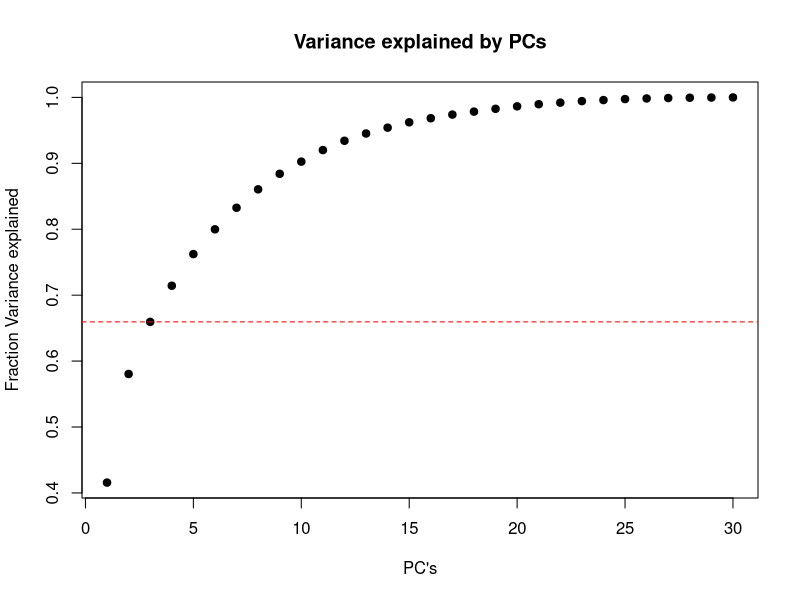
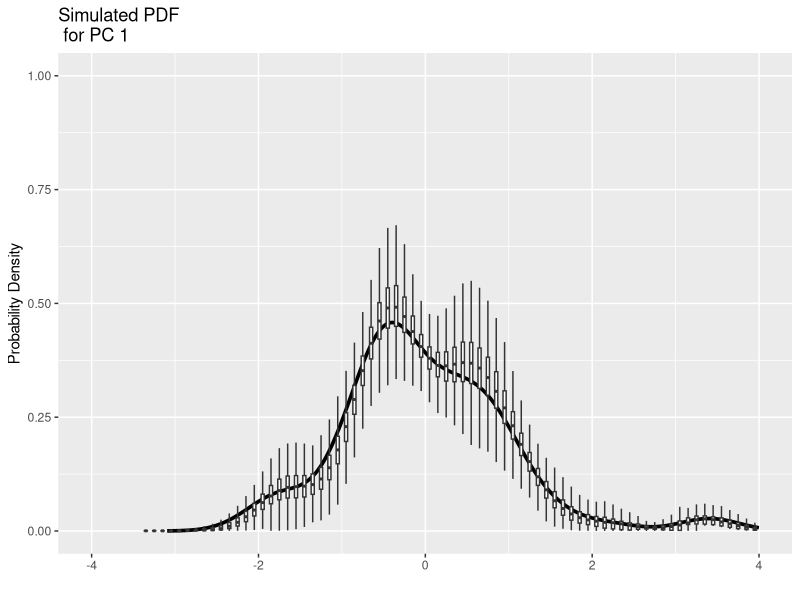
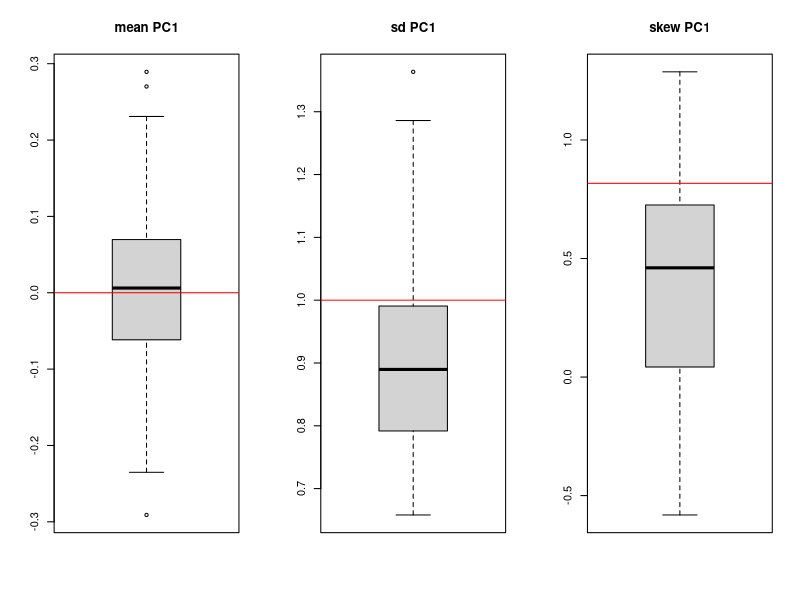
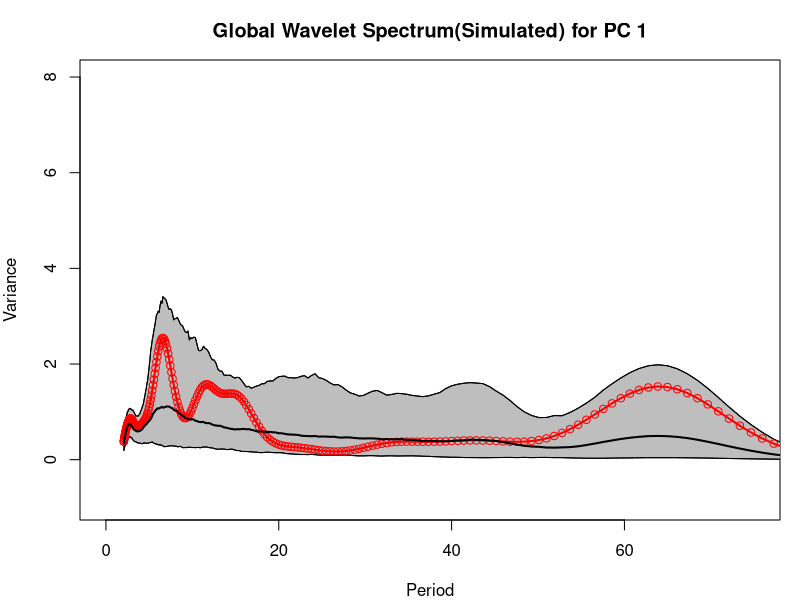
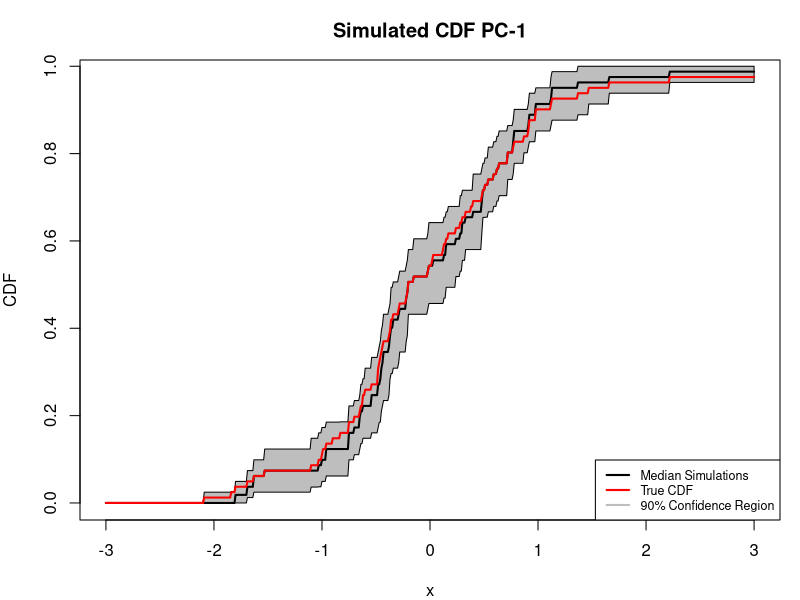
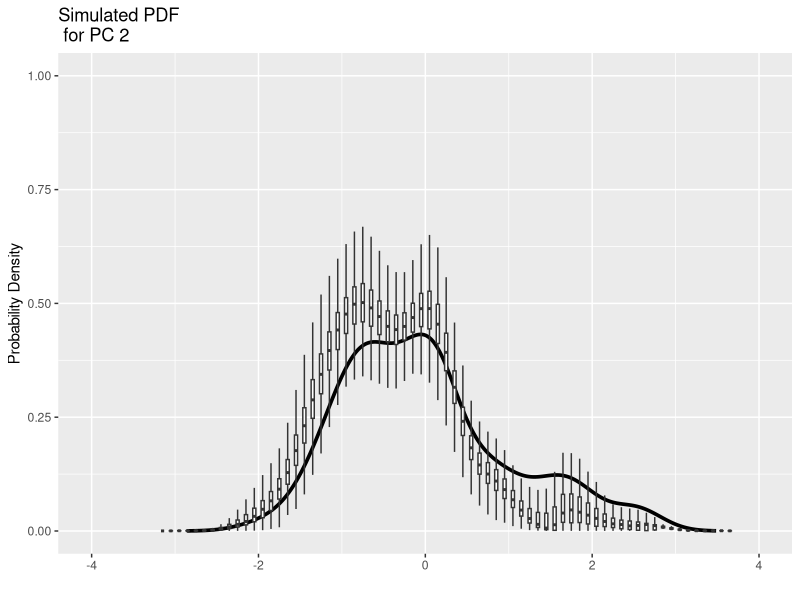
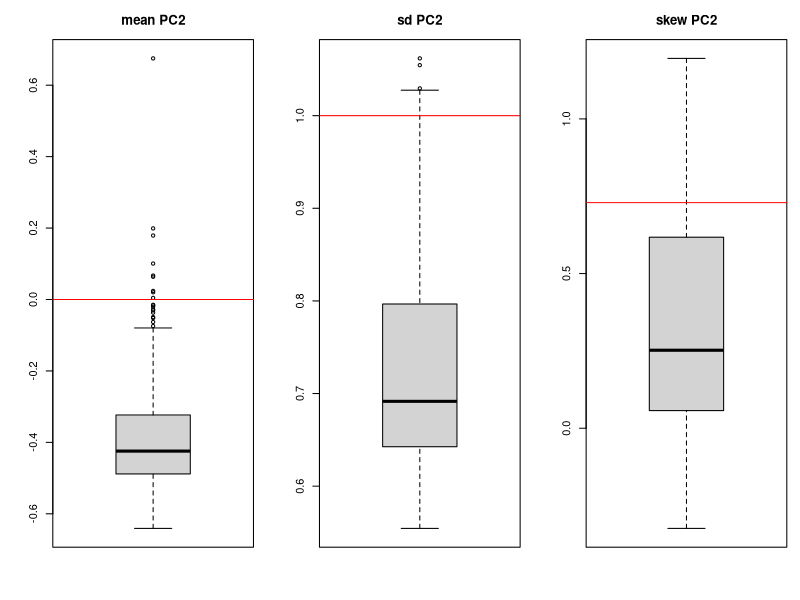
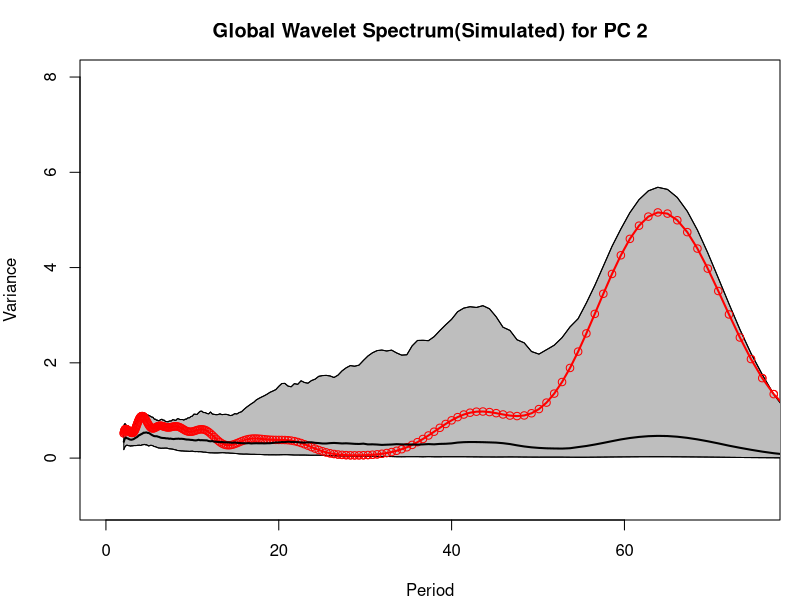

Write R code to recreate these figures, in order.
#####
#1. The objective of this file is to make predictions/simulations in PC space. 
#2. Use a dimension lowering algorithm - linear PCs
#3. Make predictions and simulations on those PCs. 
#4. Check if the relevant indices and the spectral structure has been replicated. 



###Loading Libraries##########
library(ggplot2)
library(e1071)


###Reading the Data and Initial Manipulation###
input_data <- read.table("data/Max_Annual_Streamflow.txt", sep="", header = TRUE)
######################################2


####Principal Component Analysis#############
data_pca <- prcomp(input_data, scale = TRUE)
var <- cumsum(data_pca$sdev^2)
plot(var/max(var),pch=19, main = "Variance explained by PCs",xlab = "PC's",ylab="Fraction Variance explained")
npcs <- 3 #This is the selected number of PC'S
abline(h = var[npcs]/max(var), lty = 2, col='red')
pcs_sel <- data_pca$x[,1:npcs]
#################################################2


pdf(file = "plots/KNN Method.pdf")
####################PART 2##################

###Provide the Info####
for(jks in 1:ncol(pcs_sel)) {
y <- scale(pcs_sel[,jks]) 
#y <- 1:100
ns <- 1 #One step ahead simulations. 
w = NULL #If NULL the model assumes the weights. 
k <- 5 #Number of Neighbors
lag_loc <- c(1,2,3,4) #These are the lag terms. 
N_Sims <- 500
t_sims <- rep(NA, length(y))
Sims_consolid <- matrix(NA, ncol = N_Sims, nrow = length(t_sims))


for(sim in 1:N_Sims) {
  
  #Converting to the data. 
  y=as.matrix(y)
  #Step 1: Dimension of the feature vector. 
  feature_vectors <- matrix(NA, ncol = length(lag_loc), nrow = length(y)-max(lag_loc))
  #Feature Vectors are the lag terms. 
  for(i in 1:(ncol(feature_vectors)-1)) {
    feature_vectors[,i] <-  tail(head(y,-lag_loc[i]),-max(lag_loc)+lag_loc[i])
  }
  feature_vectors[,ncol(feature_vectors)] <- head(y,-max(lag_loc))
  
  for(jk in 1:length(t_sims)) {
    
    #Step 2: Determine the k-nearest neighbours. 
    if(jk == 1) {
      st <- sample(1:nrow(feature_vectors),1, replace = T)
      xtest <- feature_vectors[st,]}
    
    #Finding and ranking the nearest neighbors. 
    a <- matrix(NA, ncol = ncol(feature_vectors), nrow = nrow(feature_vectors))
    for(i in 1:nrow(a)) a[i,] <- (xtest-feature_vectors[i,])^2
    c <- rowSums(a,na.rm=T)
    
    
    na=rep(NA,1)
    yknn=matrix(NA,nrow=ns,ncol(y))
    yk=na
    yr=seq(1,nrow(feature_vectors))  #This is the row corresponding to the sequence number
    yk[rank(c,ties.method='first')]=yr #yk has the nearest neighbors
    
    #Probabilities
    j=rank(c)		#equal prob for equidistant neighbours
    sj=sum(j[1:k]^(-1))
    pj=(j[1:k]^(-1))/sj #Probability of sampling
    
    
    ynp=sample(yk[1:k],ns,replace=T,prob=pj) #yk[1:k] are the closet neighbours. 
    #ynp <- feature_vectors[ynp,1]+1
    for(p in 1:ncol(y)) yknn[1,p] <- y[ynp+max(lag_loc),p]
      #yknn[,p] <- y[ynp,p]
    #t_sims[jk] <- yknn
    Sims_consolid[jk,sim] <- yknn
    
    #Resetting the xtest
    xtest <- c(yknn, head(xtest,-1))
  }
  
  #Sims_consolid[,sim] <- t_sims
}


###Density Histograms
og_density <- density(y)
consolid_sims <- as.list(1)
consolid_points <- as.list(1)
for(j in 1:ncol(Sims_consolid)) {
  sims_dens <- density(Sims_consolid[,j])
  consolid_sims[[j]] <- sims_dens$y
  consolid_points[[j]] <- sims_dens$x
}
consolid_points <- unlist(consolid_points)
consolid_sims <- unlist(consolid_sims)
consolid_df <- data.frame(x=consolid_points,y=consolid_sims)
consolid_df$x <- cut(consolid_df$x, breaks = seq(-4,4,.1))
mid_points <- cbind(lower = as.numeric( sub("\\((.+),.*", "\\1", consolid_df$x) ),
                    upper = as.numeric( sub("[^,]*,([^]]*)\\]", "\\1", consolid_df$x) ))
consolid_df$x <- rowMeans(mid_points)
og_df <- data.frame(x1=og_density$x, y1= og_density$y)

plo <- ggplot(og_df, aes(x=x1,y=y1))+
  geom_line(size=1.25)+
  scale_x_continuous(limits=c(-4,4)) +
  scale_y_continuous(limits=c(0,1)) +
  geom_boxplot(consolid_df, mapping = aes(y = y, x = x,group = x), outlier.shape = NA,outlier.colour = NA)+ 
  ggtitle(paste0("Simulated PDF \n for PC ", jks)) +
  xlab(" ") + 
  ylab("Probability Density")
print(plo)


##Computing Quantiles
mean_sim <- colMeans(Sims_consolid)
sd_sim <- apply(Sims_consolid, 2, sd)
skew_sim <- apply(Sims_consolid,2,skewness)




par(mfrow=c(1,3))
boxplot(mean_sim)
title(paste0("mean PC", jks), cex = 0.5)
abline(h=mean(y), col = 'red')

boxplot(sd_sim)
title(paste0("sd PC", jks), cex = 0.5)
abline(h=sd(y), col = 'red')

boxplot(skew_sim)
title(paste0("skew PC", jks), cex = 0.5)
abline(h=skewness(y), col = 'red')
par(mfrow=c(1,1)) 






####Checking the Spectral Signature######
##############Plotting the Wavelet Spectra Distribution###########

#Functions for the Wavelet Spectrum and Confidence Intervals
wavelet=function(Y,dj=0.025){
  
  #Y is time series to be analyzed
  DT=1# is timestep for annual data, 1
  pad=1
  #dj=0.025
  param=6
  #pad data ? 0=F, 1=T
  #dj= spacing between discrete scales (.025)
  #param = wavenumber (6)
  
  s0=2*DT
  
  n1 = length(Y)
  J1=floor((log2(n1*DT/s0))/dj)
  
  
  #....construct time series to analyze, pad if necessary
  x = Y - mean(Y)
  
  
  if (pad == 1){
    base2 = trunc(log(n1)/log(2) + 0.4999)   # power of 2 nearest to N
    x = c(x, rep(0, 2^(base2 + 1) - n1))
  }
  n = length(x)
  
  #....construct wavenumber array used in transform [Eqn(5)]
  k = (1:trunc(n/2))
  k = k*((2*pi)/(n*DT))
  k = c(0, k, -rev(k[1:floor((n-1)/2)]))
  
  #....compute FFT of the (padded) time series
  f = fft(x)    # [Eqn(3)]
  
  #....construct SCALE array & empty PERIOD & WAVE arrays
  scale = s0*2^((0:J1)*dj)
  period = scale;
  wave = matrix(data=0, ncol=n, nrow=J1+1)  # define the wavelet array
  wave = as.complex(wave)  # make it complex
  wave=matrix(data=wave, ncol=n, nrow=J1+1)
  
  # loop through all scales and compute transform
  for(a1 in 1:(J1+1)){
    scl=scale[a1]		
    
    nn = length(k);
    k0 = param
    expnt = -(scl*k - k0)^2/(2*(k > 0))
    norm = sqrt(scl*k[2])*(pi^(-0.25))*sqrt(nn)    # total energy=N   [Eqn(7)]
    daughter = norm*exp(expnt)
    daughter = daughter*(k > 0)    # Heaviside step function
    fourier_factor = (4*pi)/(k0 + sqrt(2 + k0^2)) # Scale-->Fourier [Sec.3h]
    coi = fourier_factor/sqrt(2)                  # Cone-of-influence [Sec.3g]
    dofmin = 2                                   # Degrees of freedom
    
    out <- list(daughter=daughter, fourier_factor=fourier_factor,coi=coi,dofmin=dofmin)
    
    daughter=out$daughter
    fourier_factor=out$fourier_factor
    coi=out$coi
    dofmin=out$dofmin	
    wave[a1,] = fft((f*daughter), inverse = TRUE)/(length(f*daughter))  # wavelet transform[Eqn(4)]
  }
  
  period = fourier_factor*scale
  
  coi = coi*c(1:(floor(n1 + 1)/2), rev(1:floor(n1/2))) * DT
  
  wave = wave[,1:n1]  # get rid of padding before returning
  power=abs(wave)^2
  ncol=length(power[1,])
  nrow=length(scale)
  avg.power=apply(power,1,mean)
  result=list(wave=wave, period=period, scale=scale, power=power, coi=coi,nc=ncol,nr=nrow,p.avg=avg.power)
  return(result)
}
### Confidence level function
CI=function(conf, dat,type){
  
  #### enter confidence as decimal 0-1
  #### two types of tests available 1) red noise enter: "r" , white noise enter: "w"
  # requires the wavelet function
  
  na=length(dat)
  wlt=wavelet(dat)
  
  if(type=="r"){
    
    zz=arima(dat/10^10, order = c(1, 0, 0))
    alpha=zz$coef[1]
    print(alpha)
  } else{
    alpha=0
  }
  
  ps=wlt$period
  LP= length(ps)
  
  freq = 1/ps
  
  CI=1:LP    ## confidence interval
  
  for(i in 1:LP){
    
    P=(1-(alpha^2))/(1+(alpha^2)-(2*alpha*cos(2*pi*freq[i])))    # descrete fourier power spectrum page 69 [qn 16] ( torrence and compo)... null hypothesis test
    df=2*sqrt(1+((na/(2.32*ps[i]))^2))
    CI[i] =P*(qchisq(conf, df)/df)*var(dat)          #divide by 2 removes power of 2.....for mean no chi dist.[ eqn 17]
  }
  
  
  list(sig=CI)
  
}
par(mfrow = c (1,1), mar = c(4,4,4,1))

wlt <- wavelet(y)
avg_pow <- matrix(NA, nrow = N_Sims, ncol = length(wlt$p.avg))

for(j in 1:N_Sims) {
  wlt_sim <- wavelet(Sims_consolid[,j])
  avg_pow[j,] <- wlt_sim$p.avg
  
}

#pdf(file = "plots/SETAR/Global Wavelet Simulations.pdf")
par(mar=c(4,4,3,1))
  Cw=CI(0.9,y,"w");
  C=CI(0.9,y,"r");
  wlt_og=wavelet(y)
  plot(wlt_og$period,wlt_og$p.avg,xlim=c(0,75),
       main=paste0("Global Wavelet Spectrum(Simulated) for PC ",jks),
       xlab="Period",ylab="Variance", col ='red',
       ylim = c((min(wlt_og$p.avg)-1),8)) 
  
  lower_percentile <- apply(avg_pow, 2, function(x) quantile(x, probs=.05))
  upper_percentile <- apply(avg_pow, 2, function(x) quantile(x, probs=.95))
  median_percentile <- apply(avg_pow, 2, median)
  low <- cbind(lower_percentile,wlt_og$period)
  high <- cbind(upper_percentile,wlt_og$period)
  sims <- as.data.frame(rbind(low,high))
  colnames(sims) <- c("Variance","Period")
  
  
  polygon(c(wlt_og$period,rev(wlt_og$period)),c(lower_percentile,rev(upper_percentile)),col="gray")
  lines(wlt_og$period, lower_percentile)
  lines(wlt_og$period, upper_percentile)
  lines(wlt_og$period,wlt_og$p.avg, col ='red', lwd = 2)
  points(wlt_og$period,wlt_og$p.avg, col ='red')
  lines(wlt_og$period, median_percentile, lwd = 2)

#dev.off()


###########Cumulative Distribution Functions#########

#pdf(file = "plots/SETAR/CDF Simulations.pdf")
x_eval <- seq(-3,3,0.01)
avg_cdf <- matrix(NA, nrow = N_Sims, ncol = length(x_eval))

for(j in 1:N_Sims) {
  #Setting up matrix to store the PC powers  
  p_t <- rep(NA,length(x_eval))
  cdf_eval <- ecdf(Sims_consolid[,j])
  for(k in 1:length(x_eval)) p_t[k] <- cdf_eval(x_eval[k])
  avg_cdf[j,] <- p_t
  
}


  cdf_og <- ecdf(y)
  for(k in 1:length(x_eval)) p_t[k] <- cdf_og(x_eval[k])
  
  
  
  #Getting the percentiles
  lower_percentile <- apply(avg_cdf, 2, function(x) quantile(x, probs=.05))
  upper_percentile <- apply(avg_cdf, 2, function(x) quantile(x, probs=.95))
  median_percentile <- apply(avg_cdf, 2, median)
  
  #Plotting the CDF
  plot(x_eval, p_t, type='l',col='red',
       lwd = 2, main = paste0("Simulated CDF PC-",jks), 
       xlab = "x", ylab = "CDF")
  polygon(c(x_eval,rev(x_eval)),c(lower_percentile,rev(upper_percentile)),col="gray")
  lines(x_eval, median_percentile, lwd = 2)
  lines(x_eval, p_t, col='red', lwd = 2)
  legend('bottomright', legend = c("Median Simulations", "True CDF","90% Confidence Region"),
         lty = 1, col = c('black','red','grey'), lwd = 2, cex = 0.75)
  
}
dev.off()
################################################3




















